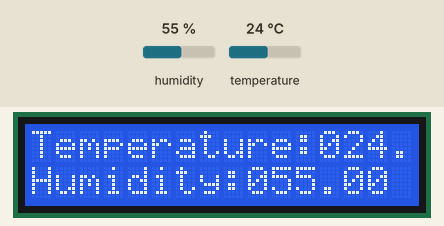
Recording of a sketch running on a simulated Arduino Uno, built with avr-gcc and run on an emulated ATmega328P. Parts: 16×2 character LCD. Inputs (shaded band) come from the test bench; at power-on: humidity 55 %, temperature 24 °C.

Above: at 1.2 s.
1.3 s: humidity set to 22 %
At 1.9 s:
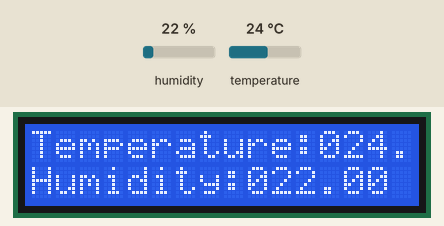
2.8 s: temperature set to 12 °C
At 3.2 s:
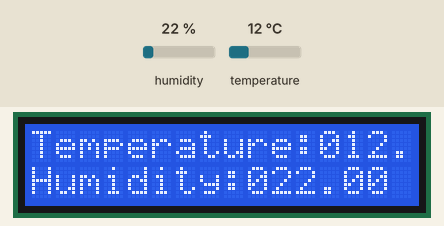
4.3 s: humidity set to 40 %
At 5.5 s:
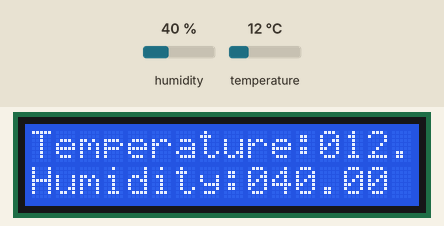
5.8 s: temperature set to 19 °C
At 6.9 s:
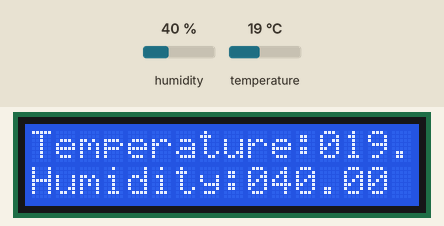
Timing chart, 0 to 8.3 s (numbered marks = the images above; inputs shaded):
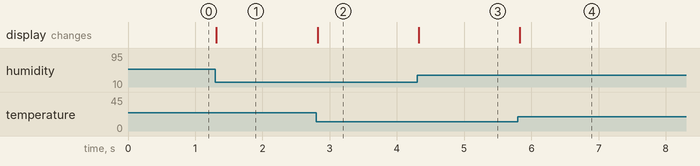

The sketch:

exp5.ino
```cpp
#include<dht.h>
#include<LiquidCrystal.h>
#define DHT11_PIN 7
dht DHT;
const int rs=12,en=11,d4=5,d5=4,d6=3,d7=2;
LiquidCrystal lcd(rs,en,d4,d5,d6,d7);

void setup() {
  // put your setup code here, to run once:
Serial.begin(9600);
lcd.begin(16, 2);
lcd.print("Temperature:");
lcd.print(DHT.temperature);
lcd.setCursor(0, 1);
lcd.print("Humidity:");
//Serial.println(DHT.temperature);
lcd.print(DHT.humidity);
}

void loop() {
  // put your main code here, to run repeatedly:
int chk = DHT.read11(DHT11_PIN);
lcd.setCursor(13, 0);
//Serial.println(DHT.temperature);
lcd.print(DHT.temperature);
lcd.setCursor(10, 1);
lcd.print(DHT.humidity);
//lcd.print(millis() / 1000);
}
```

Measured:
- after the input at 1.3 s, the display: changes at once (image 1)
- after the input at 2.8 s, the display: changes at once (image 2)
- after the input at 4.3 s, the display: changes at once (image 3)
- after the input at 5.8 s, the display: changes at once (image 4)
